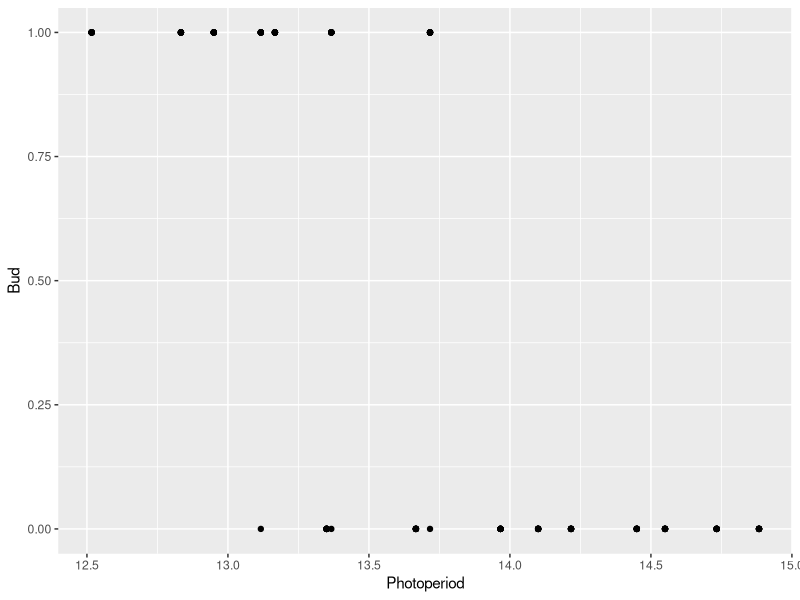
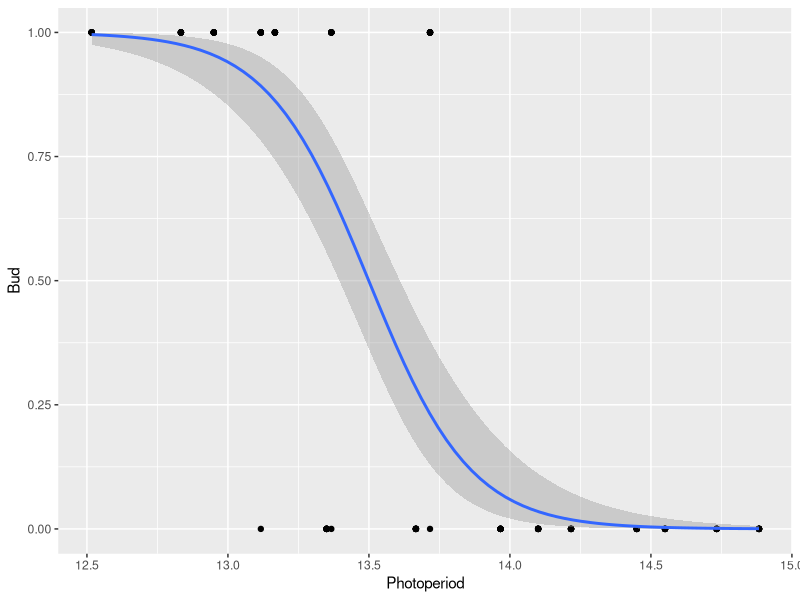
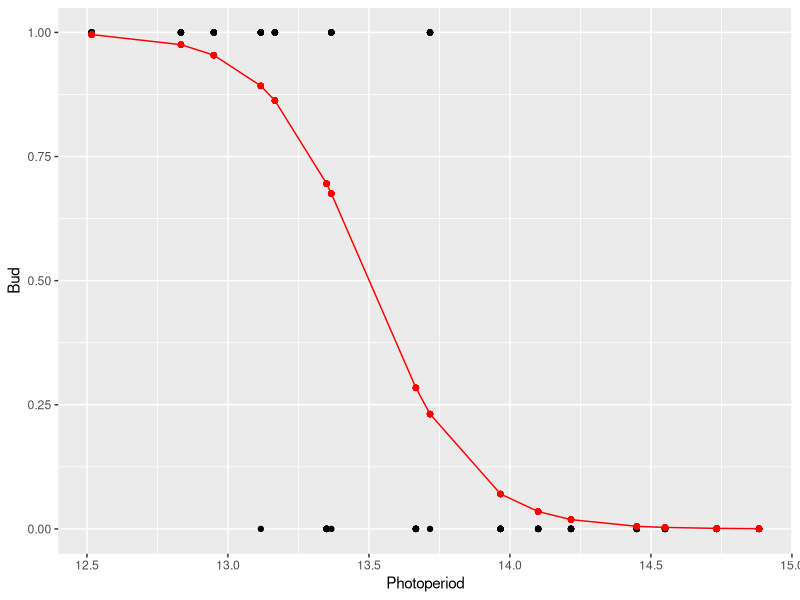
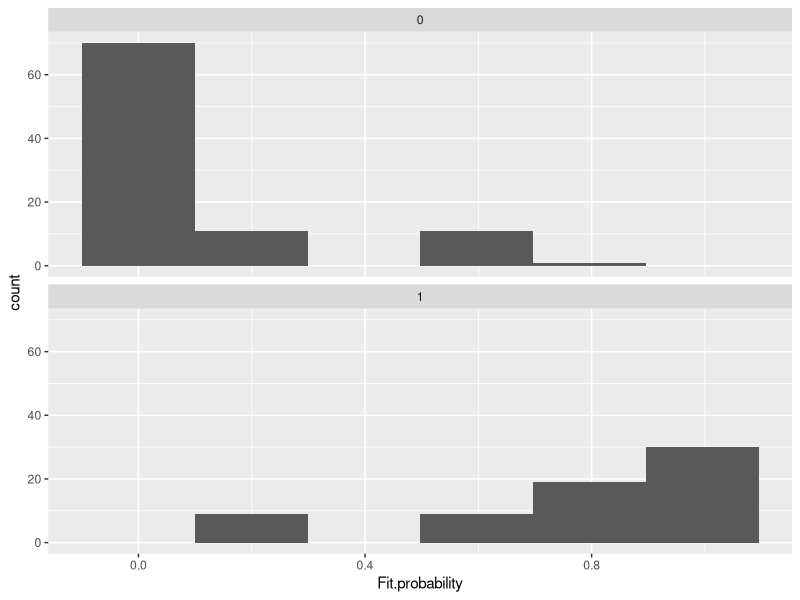

Generate these figures, in order, with R:
library(tidyverse)
library(ROCR)

# create CSV:
( violets <- read_csv("datasets/violets.csv", col_types=cols()) )
# head(violets,8)

( chasm <- violets %>% filter(`Bud type`=="Chasmogamous") %>% mutate(Bud = as.numeric((`Bud counts` > 0)) ) %>% select(Photoperiod,Bud) )
( g <- ggplot(chasm, aes(Photoperiod, Bud)) + geom_point() )
# #ggsave("../images/chasm.png", device="png")

chasm %>% summarize(Total=n(), With.buds = sum(Bud), Percentage = mean(Bud))

( pi.hat <- mean( chasm$Bud ) )
( chasm <- chasm %>% mutate(Null.probability = (pi.hat^Bud)*(1-pi.hat)^(1-Bud) ) )
( null.likelihood <- prod( chasm$Null.probability ) )
( null.deviance <- -2*log( null.likelihood ) )

( null.fit <- glm(Bud ~ 1, data = chasm, family=binomial) )
# summary( null.fit )

( chasm.fit <- glm(Bud ~ Photoperiod, data = chasm, family=binomial) )
summary( chasm.fit )
link <- family(chasm.fit)$link
linkinv <- family(chasm.fit)$linkinv

new <- data.frame( Photoperiod = c(13,13.5,14))
responses <- predict( chasm.fit, new, type="response" )
links <- predict( chasm.fit, new, type="link", se.fit=TRUE )
(predictions <- data.frame( Photoperiod = new$Photoperiod, Response = responses, Link = links$fit, Link.SE = links$se.fit ))
( predictions <- predictions %>% mutate( Link.lwr = Link - 1.96*Link.SE, Link.upr = Link + 1.96*Link.SE ) )
( predictions <- predictions %>% mutate( Response.lwr = linkinv(Link.lwr), Response.upr = linkinv(Link.upr) ) ) 
ggplot(chasm,aes(Photoperiod,Bud))+geom_point()+geom_smooth(method="glm",method.args = list(family = "binomial"))
#ggsave("../images/chasm_fit_ci.png",device="png")

vcov(chasm.fit)

( chasm <- chasm %>% mutate(Fit.probability = chasm.fit$fitted.values) )
g + geom_point(data=chasm,aes(Photoperiod,Fit.probability),color="red")+geom_line(data=chasm,aes(Photoperiod,Fit.probability),color="red")
# #ggsave("../images/chasm_fit.png",device="png")

( chasm <- chasm %>% mutate(Classifier = as.numeric(Photoperiod < 13.5 ) ) )
classifier.table <- table( chasm$Bud, chasm$Classifier )
colnames(classifier.table)=c("Bud not predicted","Bud predicted")
rownames(classifier.table)=c("Bud not observed","Bud observed")
classifier.table
mean( chasm$Bud != chasm$Classifier)
mean( chasm$Bud == chasm$Classifier)

chasm <- chasm %>% mutate(Classifier = as.numeric(Fit.probability > .90 ) )
classifier.table <- table( chasm$Bud, chasm$Classifier ) 
colnames(classifier.table)=c("Bud not predicted","Bud predicted")
rownames(classifier.table)=c("Bud not observed","Bud observed")
classifier.table
mean( chasm$Bud != chasm$Classifier)

chasm <- chasm %>% mutate(Classifier = as.numeric(Fit.probability > .05 ) )
classifier.table <- table( chasm$Bud, chasm$Classifier )
colnames(classifier.table)=c("Bud not predicted","Bud predicted")
rownames(classifier.table)=c("Bud not observed","Bud observed")
classifier.table
mean( chasm$Bud != chasm$Classifier)

( counts <- chasm %>% group_by(Photoperiod) %>% summarize(N = n(), Observed = sum(Bud), Expected = mean(Fit.probability)*n(), .groups="drop"  ) )
# round( as.data.frame(counts), 3 )

( max.likelihood <- prod( ((chasm$Fit.probability)^(chasm$Bud))*((1-chasm$Fit.probability)^(1-chasm$Bud)) ) ) 
max.likelihood / null.likelihood
log( max.likelihood )
( residual.deviance <- -2*log(max.likelihood) ) 

( G2 <- -2*log(null.likelihood / max.likelihood) )
2*log(max.likelihood / null.likelihood) 
chasm.fit$null.deviance - chasm.fit$deviance
pchisq(G2, df=1, lower.tail=FALSE)

( R2.M <- 1 - (chasm.fit$deviance / chasm.fit$null.deviance) )

chasm <- chasm %>% mutate( Null.residual = Bud - pi.hat, Residual = Bud - Fit.probability, Difference = Fit.probability - pi.hat)
( R2.S <- sum( (chasm$Difference)^2 ) / sum( (chasm$Null.residual)^2 ) )
1 - ( sum( chasm$Residual^2 ) / sum(chasm$Null.residual^2) )

ggplot(chasm,aes(Fit.probability)) + geom_histogram(bins=6) + facet_wrap(~Bud, ncol=1)
# #ggsave("../images/chasm_rd_hist.png", device="png")
chasm %>% group_by(Bud) %>% summarize(N=n(), Fit.average = mean(Fit.probability) )
( R2.D <- .807 - .139 )
